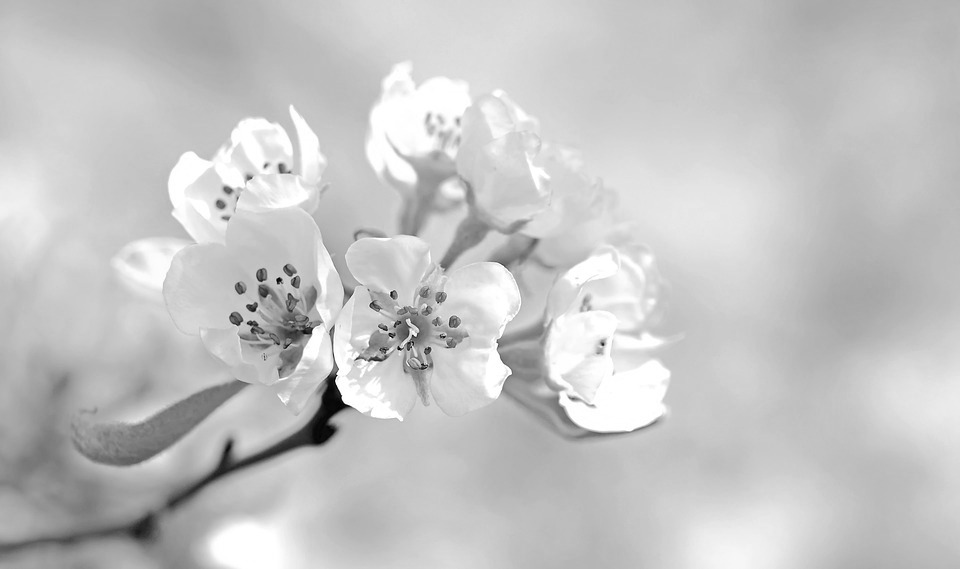
#> input picture Task 10/flower.jpg, 960 x 569 px; the run also reads 1 picture not shown here
$ jupyter execute homework3.ipynb   (older library calls are emulated)
#> lines starting #> are read from the running program, lines starting #| are printed output that depends on the picture
### Problem

Numpy arrays may be used to some image processing. Here we try something cryptography-like.
Steganography, in general, is the practice to place some hidden data in the front layer of data.

#### 1) Here, we put some encoded string into an image. The goal of this task is to decrypt and print the message.
Below, you can find some example of image processing. `redflower.bmp` is only in shades of red. If you zoom into `crypto.bmp` - top left corner - you can find some flaw in a picture. That is a place, where hidden message is encoded. To simplify decryption - all data is stored in one color layer. This is a text information. Encryption simply translates character (j=str[i]) into ASCII code (k=ord(j)). Therefore, decryption simply should find non-zero values in non-red layer and decrypt them from ASCII to string (chr(k)).

HINT: Here are the coordinates, if you don't want to search for non-zero data. To make the encoding effect more visible information is stored in the 8th-position in first dimension (table[7][][]). To guess last dimension solve => violet = red + ? (in RGB we have red,green,blue layers). Or simply print the numpy array:

```imtam = plt.imread('crypto.bmp')
       imtab
```

#### 2) Write your own encription function. Could be the one described above.

[cell 1]
from PIL import Image
import numpy as np

# make red flower
def makered():
    i = Image.open('flower.jpg')
#> i is the input picture: PIL image 960x569 L; min 0, max 255, mean 196.5
    dim = np.zeros((i.size[1], i.size[0]), 'int8')

    img_zero = Image.fromarray(dim, 'L')
#> img_zero: PIL image 960x569 L; every value is 0
    img = Image.merge('RGB', (i, img_zero, img_zero)) # in this variant will be easy to encode
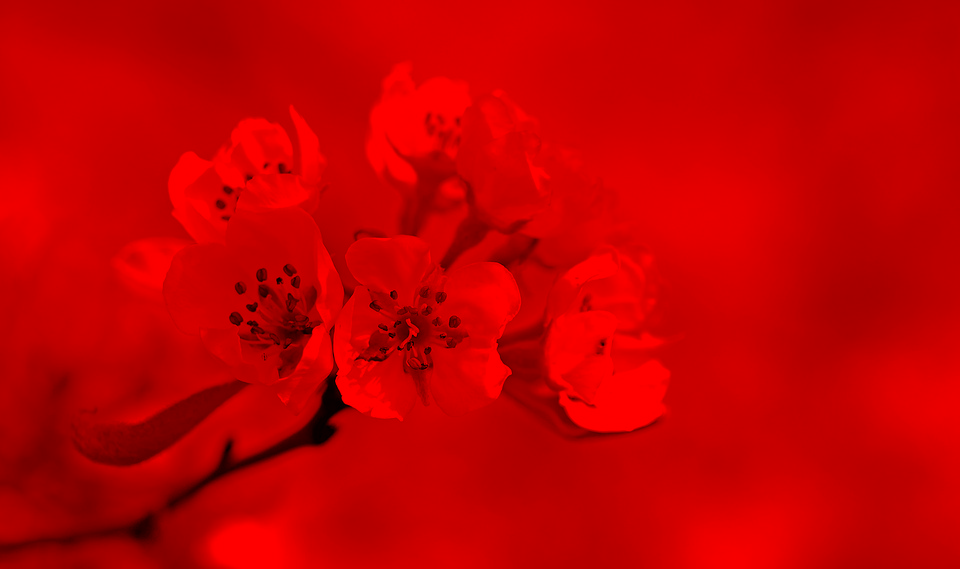
#> img: PIL image 960x569 RGB; mean R, G, B 196.5, 0, 0
    img.save('redflower.bmp') # (!) important to use bmp; jpg does some image conversion while saving
    # other options to save are, e.g.:      scipy.misc.toimage(numpytable, cmin=0, cmax=255).save(stringfilename)

makered()

def decode(file_name):
#> called with file_name = 'crypto.bmp'
    i = Image.open(file_name)
    i = np.array(i)
    blue= i[:,:, 2]
    mask = np.nonzero(blue)
#> mask = 28 positions, rows 7 to 7, columns 0 to 27
    text = blue[mask]
#> text = 28 values, max 117 at index 7, min 32 at index 15, mean 84.86
    text = [chr(i) for i in text]
#> text = 28 items, first 6: 'C', 'o', 'n', 'g', 'r', 'a'
    print("".join(text))
#| Congratulations !!! Got it!

def encode(input_file, text, output_file):
#> called with input_file = 'redflower.bmp', text = 'This is a hidden message :)', output_file = 'encoded.bmp'
    i = Image.open(input_file)
    i = np.array(i)
    blue = i[:,:, 2]
    text_encoded = [ord(j) for j in text]
    length = len(text_encoded)
    blue[7, 10:10+length] = text_encoded #a fixed place to store hidden messages
#> blue: shape (569, 960); min 0, max 115, mean 0
    encoded_img = np.stack((i[:,:,0], i[:,:,1], blue), axis=2)
    final_img = Image.fromarray(encoded_img)
    final_img.save(output_file)


decode('crypto.bmp')
encode("redflower.bmp", "This is a hidden message :)", "encoded.bmp")

decode("encoded.bmp")
#| This is a hidden message :)
